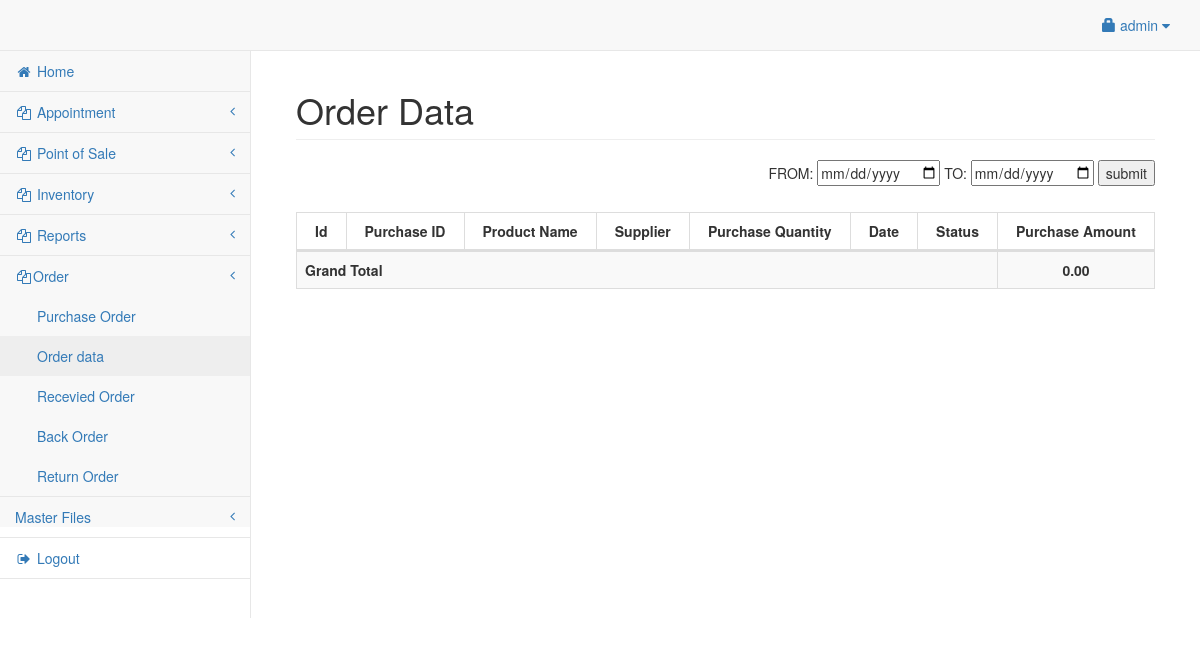
/admin/order.php (signed in), run on an earlier commit of the app's database.
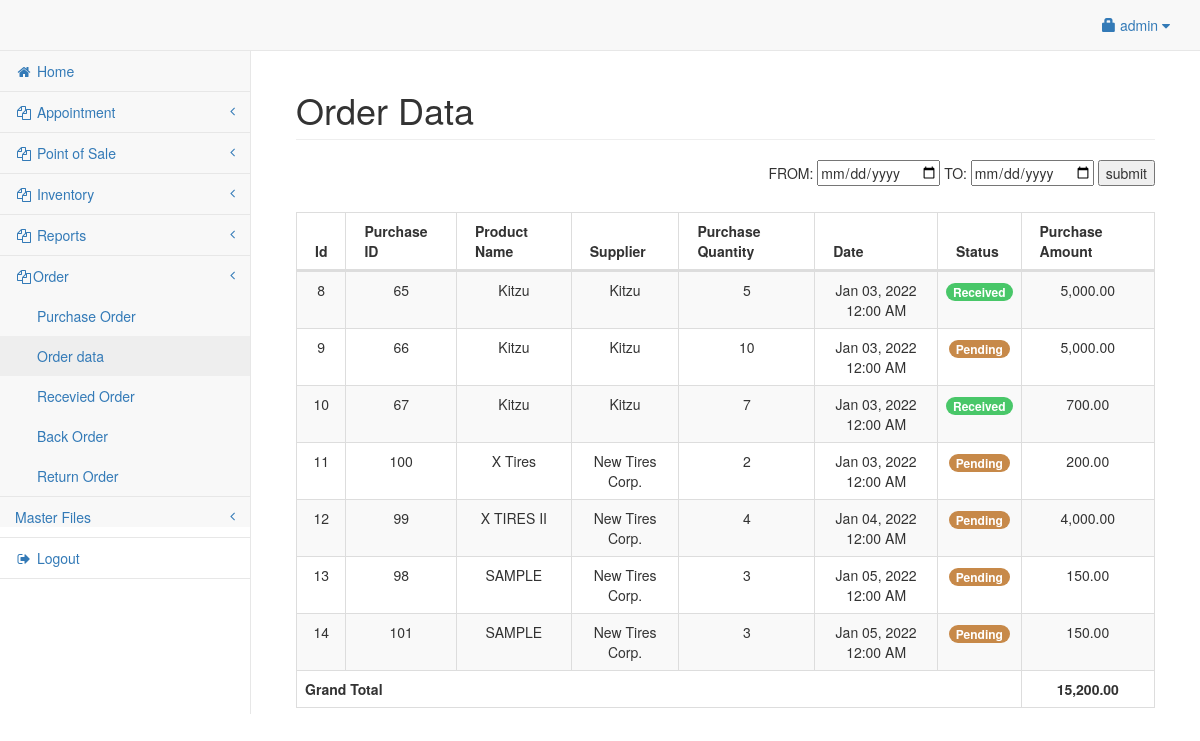
And on a later commit of the database.
### tables this page shows
CREATE TABLE `user` (
  `userid` int(11) NOT NULL,
  `username` varchar(30) NOT NULL,
  `password` varchar(50) NOT NULL,
  `access` int(1) NOT NULL,
  `fullname` varchar(250) NOT NULL,
  `contact` bigint(15) NOT NULL,
  `address` varchar(250) NOT NULL,
  `photo` varchar(250) NOT NULL
);

CREATE TABLE `purchase_final` (
  `id` int(11) NOT NULL,
  `purchase_id` int(11) NOT NULL,
  `product_id` int(11) NOT NULL,
  `total_purchase` int(11) NOT NULL,
  `quantity_purchase` int(11) NOT NULL,
  `date` date NOT NULL,
  `supplier_id` int(11) NOT NULL,
  `status` tinyint(4) DEFAULT NULL COMMENT '0 => Pending\r\n1 => Received\r\n2 => Confirm '
);

CREATE TABLE `product` (
  `productid` int(11) NOT NULL,
  `categoryid` int(11) NOT NULL,
  `barcode_id` varchar(25) NOT NULL,
  `product_name` varchar(150) NOT NULL,
  `product_price` double NOT NULL,
  `price` int(10) NOT NULL,
  `product_qty` double NOT NULL,
  `photo` varchar(200) NOT NULL,
  `supplierid` int(11) NOT NULL,
  `date` date NOT NULL,
  `about` varchar(250) NOT NULL,
  `damage_qty` double NOT NULL
);

CREATE TABLE `supplier` (
  `userid` int(11) NOT NULL,
  `company_name` varchar(50) NOT NULL,
  `company_address` varchar(150) NOT NULL,
  `contact` varchar(50) NOT NULL
);

### admin/session.php (called while the page is built, shortened)
<?php
	include('../conn.php');
	$sq=mysqli_query($conn,"select * from `user` where userid='".$_SESSION['id']."'");
	$srow=mysqli_fetch_array($sq);
	$user=$srow['username'];
?>

### admin/order.php (the view, shortened to what this page needs)
<?php include('session.php'); ?>
<?php include('header.php'); ?>
<body>
    <div id="wrapper">
        <?php include('navbar.php'); ?>
        <div style="height:50px;"></div>
        <div id="page-wrapper">
            <div class="container-fluid">
                <?php $to = date("Y-m-d");
                $total = 0;
                ?>
                <div class="row">
                    <div class="col-lg-12">
                        <h1 class="page-header">Order Data</h1>
                        <div align="right">
                            <form method="POST">
                                <span>FROM: </span>
                                <input type="date" name="from">
                                <span>TO: </span>
                                <input type="date" name="to">
                                <input type="submit" name="Submit1" value="submit" />
                            </form>
                        </div>
                    </div>
                </div>
                <br>
                <div class="row">
                    <div class="col-lg-12">
                        <table width="100%" class="table table-striped table-bordered table-hover" id="salesTable">
                            <thead>
                                <tr>
                                    <th>Id</th>
                                    <th>Purchase ID</th>
                                    <th>Product Name</th>
                                    <th>Supplier</th>
                                    <th>Purchase Quantity</th>
                                    <th>Date</th>
                                    <th>Status</th>
                                    <th>Purchase Amount</th>
                                </tr>
                            </thead>
                            <tbody>
                                <?php
                                if (isset($_POST["Submit1"])) {
                                    $from = $_POST['from'];
                                    $to = $_POST['to'];
                                    $iq = mysqli_query($conn, "SELECT * FROM purchase_final  WHERE DATE(date) BETWEEN '$from' AND '$to' ORDER by date asc");
                                    while ($sqrow = mysqli_fetch_array($iq)) {
                                ?>
                                        <tr>
                                            <td class="hidden"></td>
                                            <td><?php echo $sqrow['id']; ?></td>
                                            <td>
                                                <?php echo $sqrow['purchase_id']; ?>
                                            </td>
                                            <td>
                                                <?php echo $sqrow['product_id']; ?>
                                            </td>
                                            <td>
                                                <?php echo $sqrow['supplier_id']; ?>
                                            </td>
                                            <td><?php echo date('M d, Y h:i A', strtotime($sqrow['date'])); ?></td>
                                            <td>
                                                <?php echo $sqrow['quantity_purchase']; ?>
                                            </td>
                                            <td align="right"><?php echo number_format($sqrow['total_purchase'], 2);
                                                                $total += $sqrow['total_purchase']; ?></td>
                                            <td>
                                                <?php if ($sqrow['status'] == 0) : ?>
                                                    <span class='badge badge-pill badge-warning'>Pending</span>
                                                <?php elseif ($sqrow['status'] == 1) : ?>
                                                    <span class='badge badge-pill badge-primary'>Received</span>
                                                <?php elseif ($sqrow['status'] == 2) : ?>
                                                    <span class='badge badge-pill badge-info'>Confirm</span>
                                                <?php endif; ?>
                                            </td>
                                        </tr>
                                    <?php    } ?>
                                    <tr>
                                        <td colspan="7"><strong>Grand Total</strong></span></td>
                                        <td><strong><span class="pull-right"><?php echo number_format($total, 2) ?></span><strong></td>
                                    </tr>
                                    <?php
                                } else {
                                    $sq = mysqli_query($conn, "SELECT * FROM purchase_final a join product b on b.productid=a.product_id
                                    join supplier c on c.userid=b.supplierid  ORDER by a.date asc");
                                    while ($sqrow = mysqli_fetch_array($sq)) {
                                    ?>
                                        <tr>
                                            <td>
                                                <center><?php echo $sqrow['id']; ?></center>
                                            </td>
                                            <td>
                                                <center>
                                                    <?php echo $sqrow['purchase_id']; ?></center>
                                            </td>
                                            <td>
                                                <center>
                                                    <?php echo $sqrow['product_name']; ?></center>
                                            </td>
                                            <td>
                                                <center>
                                                    <?php echo $sqrow['company_name']; ?></center>
                                            </td>
                                            <td>
                                                <center>
                                                    <?php echo $sqrow['quantity_purchase']; ?></center>
                                            </td>
                                            <td>
                                                <center><?php echo date('M d, Y h:i A', strtotime($sqrow['date'])); ?></center>
                                            </td>
                                            <td>
                                                <center>
                                                    <?php if ($sqrow['status'] == 0) : ?>
                                                        <span class='badge badge-pill' style='background:#c78949 '>Pending</span>
                                                    <?php elseif ($sqrow['status'] == 1) : ?>
                                                        <span class='badge badge-pill' style='background:#49c769 '>Received</span>
                                                    <?php elseif ($sqrow['status'] == 2) : ?>
                                                        <span class='badge badge-pill' style='background:#49a7c7 '>Confirm</span>
                                                    <?php endif; ?>
                                                </center>
                                            </td>
                                            <td>
                                                <center><?php echo number_format($sqrow['total_purchase'], 2);
                                                        $total += $sqrow['total_purchase']; ?></center>
                                            </td>
                                        <?php
                                    }
                                        ?>
                                        <tr>
                                            <td colspan="7"><strong>Grand Total</strong></span></td>
                                            <td>
                                                <center><strong><span><?php echo number_format($total, 2) ?></span><strong></center>
                                            </td>
                                        </tr>
                                    <?php
                                }
                                    ?>
                            </tbody>
                        </table>
                    </div>
                </div>
            </div>
        </div>
    </div>
</body>
</html>

### admin/header.php (shortened to what this page needs)
<!DOCTYPE html>
<html lang="en">
<head>
    <link href="../vendor/bootstrap/css/bootstrap.min.css" rel="stylesheet">
    <link href="../vendor/datatables-plugins/dataTables.bootstrap.css" rel="stylesheet">
    <link href="../vendor/datatables-responsive/dataTables.responsive.css" rel="stylesheet">
    <link href="../vendor/font-awesome/css/font-awesome.min.css" rel="stylesheet" type="text/css">
	<link href="../vendor/metisMenu/metisMenu.min.css" rel="stylesheet">
	<link href="../css/style.css" rel="stylesheet">
    <link href="../dist/css/sb-admin-2.css" rel="stylesheet">
</head>

### admin/navbar.php (shortened to what this page needs)
<?php include('session.php'); ?>
<?php include('header.php'); ?>
<?php
$sq = mysqli_query($conn, "select access from `user` where userid='" . $_SESSION['id'] . "'");
$srow = mysqli_fetch_array($sq);
$access = $srow['access'];
?>
<nav class="navbar navbar-default navbar-fixed-top" role="navigation" style="margin-bottom: 0">
    <ul class="nav navbar-top-links navbar-right">
        <li class="dropdown">
            <a class="dropdown-toggle" data-toggle="dropdown" href="#">
                <span class="glyphicon glyphicon-lock"></span> <?php echo $user; ?> <i class="fa fa-caret-down"></i>
            </a>
        </li>
    </ul>
    <div class="navbar-default sidebar" role="navigation">
        <div class="sidebar-nav navbar-collapse">
            <ul class="nav" id="side-menu">
                <li>
                    <a href="title.php"><i class="fa fa-home fa-fw"></i> Home</a>
                </li>
                <?php if ($access == 1) {  ?>
                    <li>
                        <a href="#"><i class="fa fa-copy fa-fw"></i> Appointment<span class="fa arrow"></span></a>
                    </li>
                <?php } ?>
                <?php if ($access == 1 || $access == 2) {  ?>
                    <li>
                        <a href="#"><i class="fa fa-copy fa-fw"></i> Point of Sale<span class="fa arrow"></span></a>
                    </li>
                <?php } ?>
                <?php if ($access == 1 || $access == 3) {  ?>
                    <li>
                        <a href="#"><i class="fa fa-copy fa-fw"></i> Inventory<span class="fa arrow"></span></a>
                    </li>
                <?php } ?>
                <?php if ($access == 1) {  ?>
                    <li>
                        <a href="#"><i class="fa fa-copy fa-fw"></i> Reports<span class="fa arrow"></span></a>
                    </li>
                    <li>
                        <a href="#"><i class="fa fa-copy fa-fw"></i>Order<span class="fa arrow"></span></a>
                        <ul class="nav nav-second-level">
                            <li>
                                <a href="purchase_order.php"> Purchase Order</a>
                            </li>
                            <li>
                                <a href="order.php">Order data</a>
                            </li>
                            <li>
                                <a href="received_order.php">Recevied Order</a>
                            </li>
                            <li>
                                <a href="back_order.php">Back Order</a>
                            </li>
                            <li>
                                <a href="return.php">Return Order</a>
                            </li>
                        </ul>
                    </li>
                    <li>
                        <a href="#">Master Files<span class="fa arrow"></span></a>
            </li>
        <?php
                } ?>
        <li><a href="logout.php"><i class="fa fa-sign-out fa-fw"></i> Logout</a></li>
        </ul>
        </div>
    </div>
</nav>

What changed in the data, as far as the page shows it:
added purchase_final: id "8", purchase "65", product.product_name "Kitzu", supplier.company_name "Kitzu", quantity_purchase "5", product.date "Jan 03, 2022 12:00 AM", status "Received", total_purchase "5,000.00"
added purchase_final: id "9", purchase "66", product.product_name "Kitzu", supplier.company_name "Kitzu", quantity_purchase "10", product.date "Jan 03, 2022 12:00 AM", status "Pending", total_purchase "5,000.00"
added purchase_final: id "10", purchase "67", product.product_name "Kitzu", supplier.company_name "Kitzu", quantity_purchase "7", product.date "Jan 03, 2022 12:00 AM", status "Received", total_purchase "700.00"
added purchase_final: id "11", purchase "100", product.product_name "X Tires", supplier.company_name "New Tires Corp.", quantity_purchase "2", product.date "Jan 03, 2022 12:00 AM", status "Pending", total_purchase "200.00"
added purchase_final: id "12", purchase "99", product.product_name "X TIRES II", supplier.company_name "New Tires Corp.", quantity_purchase "4", product.date "Jan 04, 2022 12:00 AM", status "Pending", total_purchase "4,000.00"
added purchase_final: id "13", purchase "98", product.product_name "SAMPLE", supplier.company_name "New Tires Corp.", quantity_purchase "3", product.date "Jan 05, 2022 12:00 AM", status "Pending", total_purchase "150.00"
added purchase_final: id "14", purchase "101", product.product_name "SAMPLE", supplier.company_name "New Tires Corp.", quantity_purchase "3", product.date "Jan 05, 2022 12:00 AM", status "Pending", total_purchase "150.00"
Also different on the page:
$total: "0.00" → "15,200.00"
